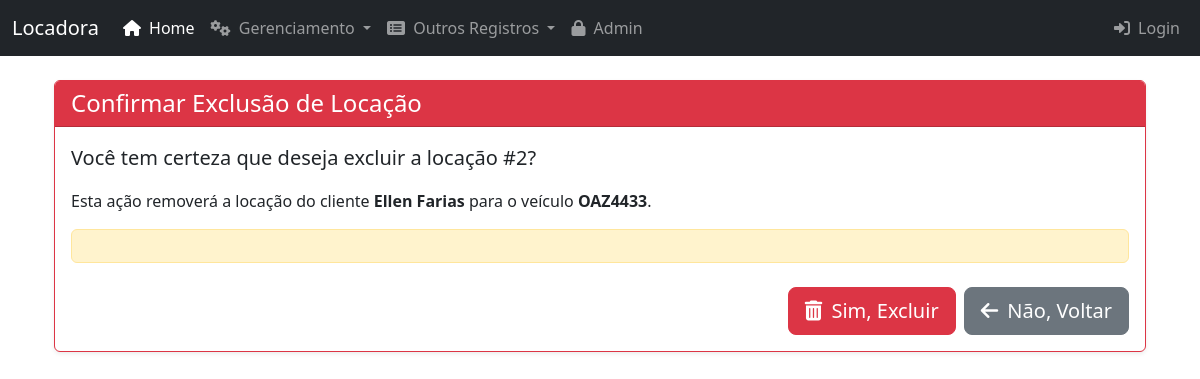
The page /locacoes/2/excluir/ on the database its author committed.
### core/models.py (models this page shows, shortened)
class Locacao(models.Model):
    id_locacao = models.AutoField(primary_key=True)
    data_inicio = models.DateTimeField()
    data_fim_prevista = models.DateTimeField()
    data_fim_real = models.DateTimeField(null=True, blank=True)
    valor_total = models.DecimalField(max_digits=10, decimal_places=2, null=True, blank=True)
    status_locacao = models.CharField(max_length=20, default='Reservada')
    cliente = models.ForeignKey(Cliente, on_delete=models.PROTECT, related_name='locacoes')
    veiculo = models.ForeignKey(Veiculo, on_delete=models.PROTECT, related_name='locacoes')
    funcionario = models.ForeignKey(Funcionario, on_delete=models.SET_NULL, null=True, blank=True, related_name='locacoes_atendidas')
    agencia = models.ForeignKey(Agencia, on_delete=models.PROTECT, related_name='locacoes_origem')
    class Meta:
        verbose_name = "Locação"
        verbose_name_plural = "Locações"

class Cliente(models.Model):
    id_cliente = models.AutoField(primary_key=True)
    nome = models.CharField(max_length=100)
    sobrenome = models.CharField(max_length=100)
    cpf = models.CharField(max_length=14, unique=True) # Formato "XXX.XXX.XXX-XX"
    data_nascimento = models.DateField(null=True, blank=True)
    email = models.EmailField(unique=True)
    telefone = models.CharField(max_length=20)
    endereco = models.CharField(max_length=255)
    num_cnh = models.CharField(max_length=20, unique=True, null=True, blank=True)
    data_val_cnh = models.DateField(null=True, blank=True)
    class Meta:
        verbose_name = "Cliente"
        verbose_name_plural = "Clientes"

class Veiculo(models.Model):
    id_veiculo = models.AutoField(primary_key=True)
    placa = models.CharField(max_length=8, unique=True)
    marca = models.CharField(max_length=45)
    modelo = models.CharField(max_length=45)
    ano = models.IntegerField()
    cor = models.CharField(max_length=30)
    quilometragem = models.DecimalField(max_digits=10, decimal_places=2) # Pode ser IntegerField se for sempre km inteiros
    status_disponibilidade = models.CharField(max_length=20, default='Disponível')
    valor_diario = models.DecimalField(max_digits=10, decimal_places=2)
    tipo_veiculo = models.ForeignKey(TipoVeiculo, on_delete=models.SET_NULL, null=True, related_name='veiculos')
    class Meta:
        verbose_name = "Veículo"
        verbose_name_plural = "Veículos"

### core/views.py (the view, shortened to what this page needs)
# urls.py: path('locacoes/<int:pk>/excluir/', views.excluir_locacao, name='excluir_locacao'),
def excluir_locacao(request, pk):
    locacao = get_object_or_404(Locacao, pk=pk)
    return render(request, 'core/excluir_locacao.html', {'locacao': locacao})

### core/templates/core/excluir_locacao.html (shortened to what this page needs)
{% extends 'base.html' %}
{% block content %}
    <div class="card shadow-sm border-danger">
        <div class="card-header bg-danger text-white">
            <h1 class="h4 mb-0">Confirmar Exclusão de Locação</h1>
        </div>
        <div class="card-body">
            <p class="lead">Você tem certeza que deseja excluir a locação #<strong>{{ locacao.id_locacao }}</strong>?</p>
            <p>Esta ação removerá a locação do cliente <strong>{{ locacao.cliente.nome }} {{ locacao.cliente.sobrenome }}</strong> para o veículo <strong>{{ locacao.veiculo.placa }}</strong>.</p>
            <div class="alert alert-warning" role="alert">
            </div>
            <form method="post">
                <div class="d-grid gap-2 d-md-flex justify-content-md-end mt-4">
                    <button type="submit" class="btn btn-danger btn-lg">
                        <i class="fas fa-trash-alt me-1"></i> Sim, Excluir
                    </button>
                    <a href="{% url 'detalhes_locacao' pk=locacao.pk %}" class="btn btn-secondary btn-lg">
                        <i class="fas fa-arrow-left me-1"></i> Não, Voltar
                    </a>
                </div>
            </form>
        </div>
    </div>
{% endblock %}

### rows shown on the page
Locacao: id_locacao "2", cliente.nome "Ellen", cliente.sobrenome "Farias", veiculo.placa "OAZ4433"
